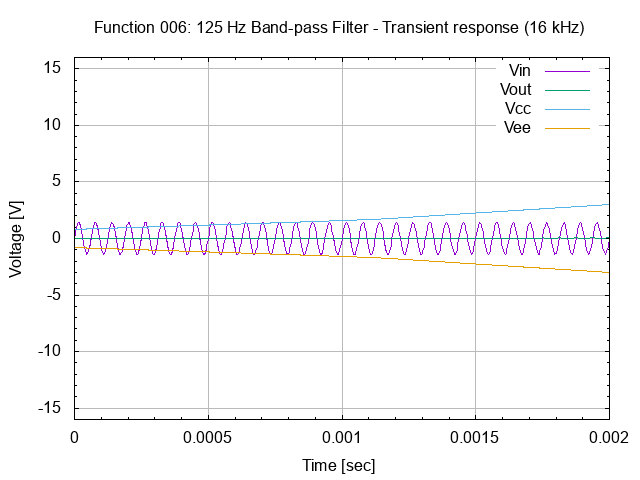

Write the gnuplot code that produced this figure.
# set terminal
set term png

# set graph
set output "26.006.00.01.02.03.png"
set title "Function 006: 125 Hz Band-pass Filter - Transient response (16 kHz)"

# setup Y-axis
set yrange [-16:16]
set grid ytics lt 1 lw 1 lc rgb "#bbbbbb"
set mytics
set ylabel "Voltage [V]"

# setup X-axis
set grid xtics lt 1 lw 1 lc rgb "#bbbbbb"
set mxtics
set xrange [0:0.002]
set xlabel "Time [sec]"

# setup plot style
set style data lines
plot '26.006.00.01.02.dat' using 1:2 title "Vin", \
     '26.006.00.01.02.dat' using 1:3 title "Vout", \
     '26.006.00.01.02.dat' using 1:4 title "Vcc", \
     '26.006.00.01.02.dat' using 1:5 title "Vee"

# set output back to default
set output

# reset terminal type
set terminal pop
